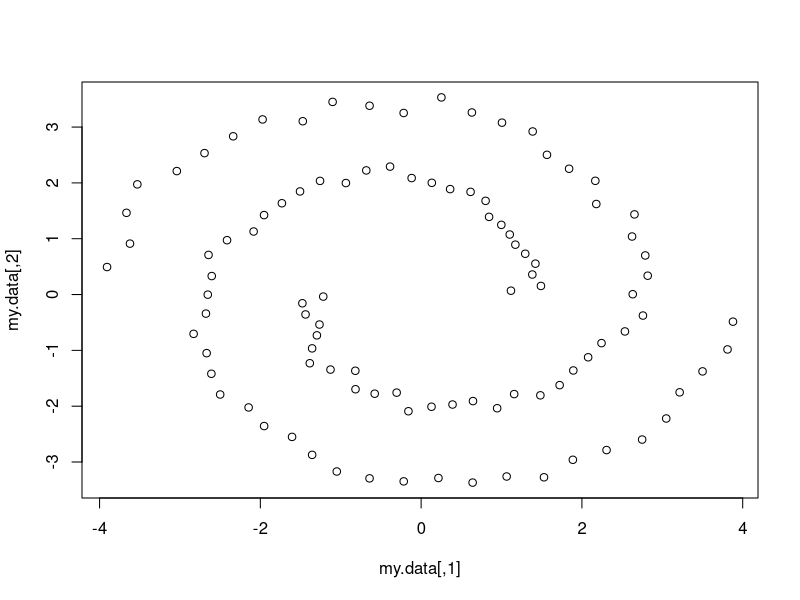

Generate this figure with R: (Note: this script raises an error after producing the figure.)
library(mlbench)
library(stats)

set.seed(111)
obj <- mlbench.spirals(100,1,0.025)
my.data <-  4 * obj$x
plot(my.data)


make.affinity <- function(my.data,n.neighboors=2,k=2) {
  
  Nrow <- nrow(my.data)
  
  Similar <- matrix(rep(NA,Nrow^2), ncol=Nrow)
  
  for(i in 1:Nrow) {
    for(j in 1:Nrow) {
      Similar[i,j] <- exp(- 1 * norm(as.matrix(my.data[i,]-my.data[j,]), type="F"))
    }
  }
  #S <- make.similarity(my.data)
  
  N <- length(Similar[,1])
  
  if (n.neighboors >= N) {  # fully connected
    Affinity <- Similar
  } else {
    Affinity <- matrix(rep(0,N^2), ncol=N)
    for(i in 1:N) { # for each line
      # only connect to those points with larger similarity 
      best.similarities <- sort(Similar[i,], decreasing=TRUE)[1:n.neighboors]
      for (s in best.similarities) {
        j <- which(Similar[i,] == s)
        Affinity[i,j] <- Similar[i,j]
        Affinity[j,i] <- Similar[i,j] # to make an undirected graph, ie, the matrix becomes symmetric
      }
    }
  }
  
  D = diag(apply(Affinity,1,sum))
  
  U = D - A
  evL <- eigen(U, symmetric=TRUE)
  Z   <- evL$vectors[,(ncol(evL$vectors)-k+1):ncol(evL$vectors)]
  km <- kmeans(Z, centers=k, nstart=5)
  
  return(km)  
}

A <- make.affinity(my.data,3,2) 


plot(my.data, col=A$cluster)
